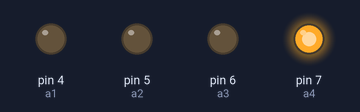
A sketch run on a simulated Arduino Uno, built with avr-gcc and run on an emulated ATmega328P. Parts: output pins drawn as LEDs (lit = HIGH).

Above: at 0.1 s.
Timing chart, 0 to 1.6 s (numbered marks = the images above):
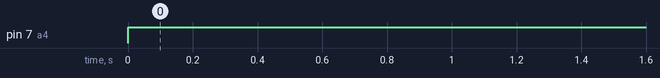

Measured:
- by itself, pin 7 (a4): LOW → HIGH at 0.00 s

The sketch:

final74seg.ino
```cpp
int a1 = 4;
int a2 = 5;
int a3 = 6;
int a4 = 7;
void setup()
{
pinMode(4,OUTPUT);
pinMode(5,OUTPUT);
pinMode(6,OUTPUT);
pinMode(7,OUTPUT);
}
void loop()
{
disp1(16);
}
void disp1(int num)
{
if(num == 16)
{
digitalWrite(a1, LOW);
digitalWrite(a2, LOW);
digitalWrite(a3, LOW);
digitalWrite(a4, HIGH);
}
}
```
